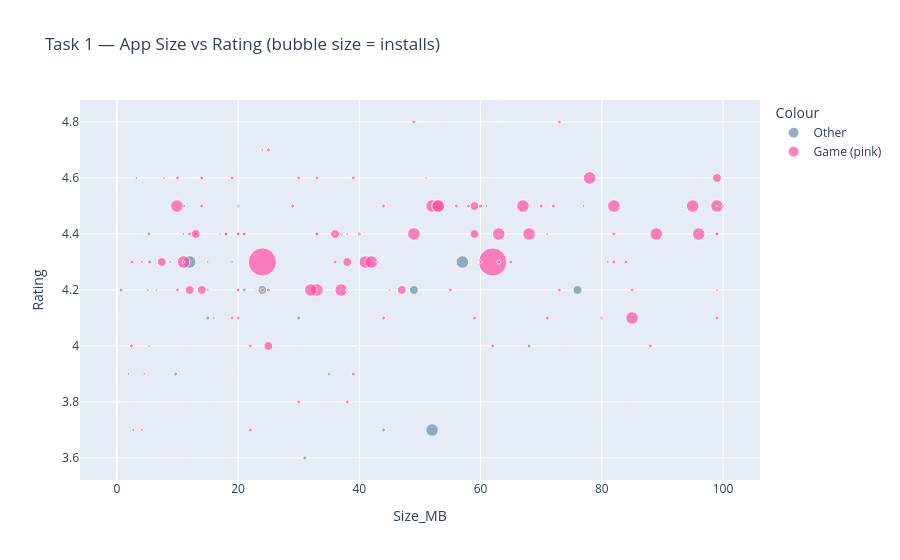
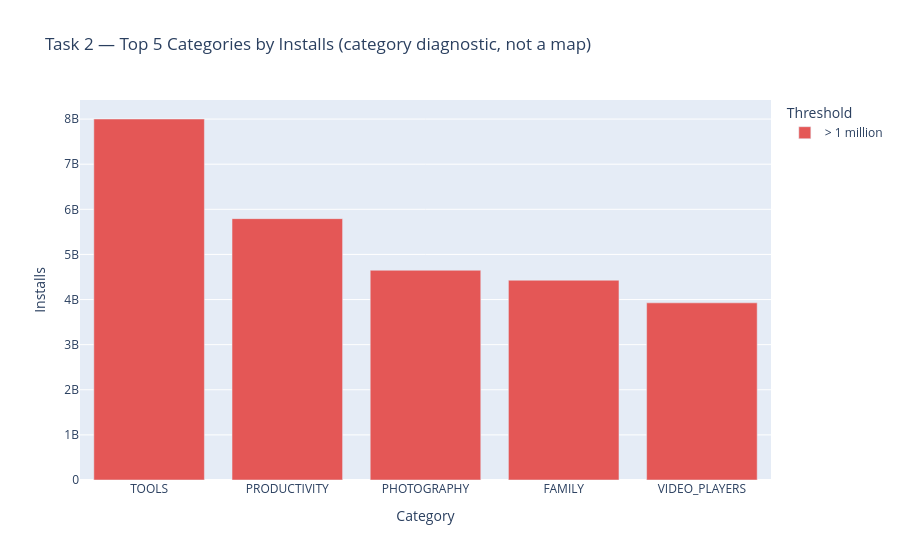
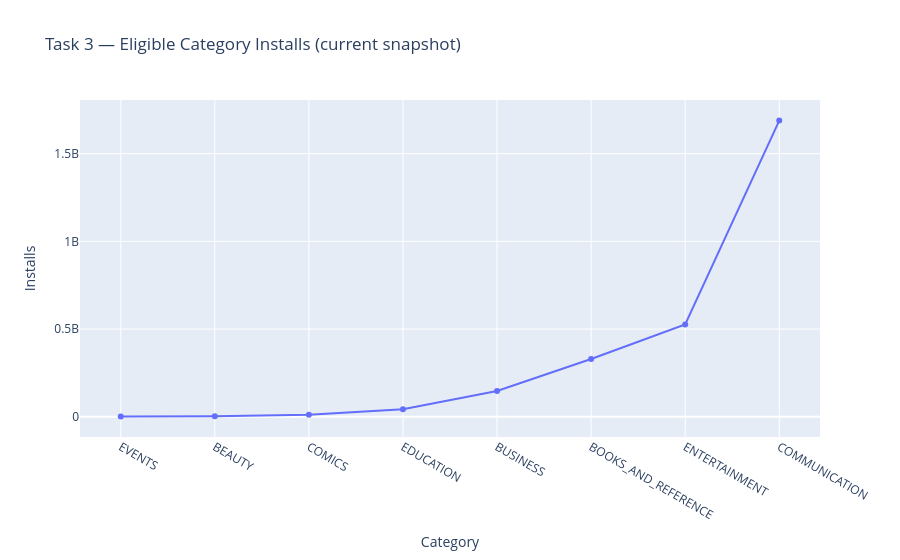
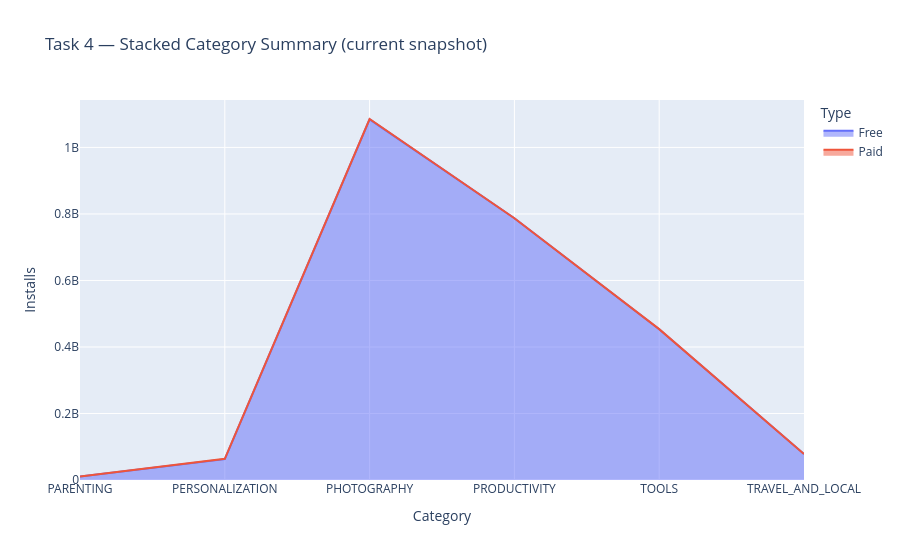

The code cell stored with these charts, in order, in its notebook:
### Markdown cell above
## Individual charts (detailed interactive versions)

The combined dashboard above gives an overview. Run the following cell to render each task as its own larger Plotly chart for easier inspection and screenshots.

### Code cell
# Detailed individual Plotly charts
if not t1.empty:
    fig1 = px.scatter(
        t1, x="Size_MB", y="Rating", size="Installs", color="Colour", hover_name="App",
        hover_data=["Category_Display", "Reviews", "Installs"],
        color_discrete_map={"Game (pink)": "#ff4fa3", "Other": "#6b8eaa"},
        title="Task 1 — App Size vs Rating (bubble size = installs)"
    )
    fig1.show()
else:
    print("Task 1: no rows match the available filters.")

if not t2.empty:
    fig2 = px.bar(t2, x="Category", y="Installs", color="Threshold",
                  color_discrete_map={"> 1 million": "#e45756", "≤ 1 million": "#4c78a8"},
                  title="Task 2 — Top 5 Categories by Installs (category diagnostic, not a map)")
    fig2.show()

if not t3.empty:
    fig3 = px.line(t3.sort_values("Installs"), x="Category", y="Installs", markers=True,
                   title="Task 3 — Eligible Category Installs (current snapshot)")
    fig3.show()

if not t4.empty:
    fig4 = px.area(t4.sort_values("Category"), x="Category", y="Installs", color="Type",
                   title="Task 4 — Stacked Category Summary (current snapshot)")
    fig4.show()

if not t5.empty:
    fig5 = go.Figure()
    fig5.add_bar(x=t5["Category"], y=t5["Avg_Rating"], name="Average rating", yaxis="y")
    fig5.add_bar(x=t5["Category"], y=t5["Total_Reviews"], name="Total reviews", yaxis="y2")
    fig5.update_layout(
        title="Task 5 — Average Rating vs Total Reviews",
        barmode="group",
        yaxis=dict(title="Average rating", range=[0, 5]),
        yaxis2=dict(title="Total reviews", overlaying="y", side="right")
    )
    fig5.show()

if not t6_summary.empty:
    fig6 = go.Figure()
    fig6.add_bar(x=t6_summary["Label"], y=t6_summary["Average_Installs"], name="Average installs")
    fig6.add_scatter(x=t6_summary["Label"], y=t6_summary["Estimated_Revenue"], name="Estimated revenue ($)",
                     yaxis="y2", mode="lines+markers")
    fig6.update_layout(
        title="Task 6 — Average Installs vs Estimated Paid-App Revenue",
        yaxis=dict(title="Average installs"),
        yaxis2=dict(title="Estimated revenue ($)", overlaying="y", side="right")
    )
    fig6.show()

### Figure 1 — Plotly figure (JSON) as saved in the notebook; plotly's stock layout.template omitted (floating-point values rounded to 4 significant figures; data arrays with more than 128 entries replaced by an {"elided": "..."} marker saying what was removed)
{"data": [{"customdata": {"elided": "126x3 mixed values"}, "hovertemplate": "<b>%{hovertext}</b><br><br>Colour=Other<br>Size_MB=%{x}<br>Rating=%{y}<br>Installs=%{customdata[2]}<br>Category_Display=%{customdata[0]}<br>Reviews=%{customdata[1]}<extra></extra>", "hovertext": ["Rainbow Camera", "Google Primer", "Call Blocker", "Kariyer.net", "Myanmar 2D/3D", "MailChimp - Email, Marketing Automation", "Invoice & Time Tracking - Zoho", "Marvel Unlimited", "My Tele2", "Call Free – Free Call", "TracFone My Account", "TouchPal Keyboard - Fun Emoji & Android Keyboard", "My magenta", "Omlet Chat", "PHONE for Google Voice & GTalk", "Hiya - Caller ID & Block", "CallApp: Caller ID, Blocker & Phone Call Recorder", "Call Control - Call Blocker", "Video Caller Id", "Caller ID +", "K-9 Mail", "Email TypeApp - Mail App", "Newton Mail - Email App for Gmail, Outlook, IMAP", "GO Notifier", "Daum Mail - Next Mail", "Vonage Mobile® Call Video Text", "OkCupid Dating", "Hily: Dating, Chat, Match, Meet & Hook up", "CMB Free Dating App", "Clover Dating App", "Find Real Love — YouLove Premium Dating", "RandoChat - Chat roulette", "Free Dating App - YoCutie - Flirt, Chat & Meet", "ChatVideo Meet new people", "Black White Interracial Dating - Interracial Match", "FlirtChat - ♥Free Dating/Flirting App♥", "Glam - Premium Dating App", "Mingle - Online Dating App to Chat & Meet People", "Hitwe - meet people and chat", "WannaMeet – Dating & Chat App", "Chatting - Free chat, random chat, boyfriend, girlfriend", "iPair-Meet, Chat, Dating", "Meet, chat & date. Free dating app - Chocolate app", "2Date Dating App, Love and matching", "Vigo Lite", "The green alien dance", "H TV", "Cinematic Cinematic", "Talking Angela", "Radio Javan", "Talking Ginger 2", "Low Poly – Puzzle art game", "Amazon Prime Video", "Ziggo GO", "Talking Ben the Dog", "Cooking Channel", "Animal Planet GO", "Nick", "VH1", "The CW", "Comedy Central", "WWE", "MTV", "LEGO® TV", "FOX", "Telemundo Now", "Redbox", "Laugh Out Loud by Kevin Hart", "ColorFul - Adult Coloring Book", "Hamilton — The Official App", "Meme Creator", "Meme Generator", "Reminder", "Fever", "my4D", "Jodel - The Hyperlocal App", "Phone Tracker : Family Locator", "Kate Mobile for VK", "Moment", "Meetup", "MeetMe: Chat & Meet New People", "Blogger", "Blogaway for Android (Blogger)", "Banjo", "Timehop", "LOVOO", "Jaumo Dating, Flirt & Live Video", "AntennaPict β", "KPOP Amino for K-Pop Entertainment", "Free WiFi Connect", "Verdad o Reto", "pixiv", "Q Avatar (Avatar Maker)", "AT&T Call Protect", "PlacarTv Futebol Ao Vivo", "Augment - 3D Augmented Reality", "BD Data Plan (3G & 4G)", "YAY - TBH", "Grindr - Gay chat", "Dr B R Ambedkar (Jai Bhim)", "Dr. B.R.Ambedkar", "Bluetooth Auto Connect", "Tiny Call Confirm", "BZ Reminder", "CB On Mobile", "Virtual Walkie Talkie", "Channel 19", "My Vodafone (GR)", "Curriculum Vitae", "Your Freedom VPN Client", "Daddyhunt: Gay Dating", "Dating.dk", "Caller ID & Call Block - DU Caller", "TNEB", "eHub", "WiFi Tether Router", "ExDialer PRO Key", "EZ Video Download for Facebook", "Friendly for Facebook", "Profile Tracker - Who Viewed My Facebook Profile", "Pink Color for Facebook", "File Commander - File Manager/Explorer", "Female Daily", "Wi-Fi Auto-connect", "TownWiFi | Wi-Fi Everywhere", "Fr Daoud Lamei"], "legendgroup": "Other", "marker": {"color": "#6b8eaa", "size": [1000000.0, 10000000.0, 5000000.0, 1000000.0, 100000.0, 500000.0, 100000.0, 1000000.0, 5000000.0, 5000000.0, 1000000.0, 10000000.0, 1000000.0, 10000000.0, 1000000.0, 10000000.0, 10000000.0, 5000000.0, 1000000.0, 1000000.0, 5000000.0, 1000000.0, 1000000.0, 10000000.0, 5000000.0, 1000000.0, 10000000.0, 100000.0, 1000000.0, 500000.0, 10000000.0, 1000000.0, 1000000.0, 5000000.0, 100000.0, 500000.0, 500000.0, 1000000.0, 10000000.0, 1000000.0, 500000.0, 5000000.0, 1000000.0, 500000.0, 5000000.0, 1000000.0, 5000000.0, 1000000.0, 100000000.0, 1000000.0, 50000000.0, 1000000.0, 50000000.0, 1000000.0, 100000000.0, 100000.0, 100000.0, 10000000.0, 1000000.0, 5000000.0, 1000000.0, 10000000.0, 1000000.0, 1000000.0, 10000000.0, 1000000.0, 10000000.0, 100000.0, 5000000.0, 100000.0, 1000000.0, 100000.0, 500000.0, 1000000.0, 100000.0, 1000000.0, 10000000.0, 10000000.0, 1000000.0, 5000000.0, 50000000.0, 5000000.0, 100000.0, 1000000.0, 5000000.0, 10000000.0, 10000000.0, 1000000.0, 100000.0, 10000000.0, 500000.0, 1000000.0, 100000.0, 5000000.0, 100000.0, 1000000.0, 500000.0, 100000.0, 10000000.0, 100000.0, 100000.0, 5000000.0, 1000000.0, 1000000.0, 100000.0, 1000000.0, 100000.0, 1000000.0, 1000000.0, 5000000.0, 500000.0, 100000.0, 5000000.0, 100000.0, 100000.0, 100000.0, 100000.0, 1000000.0, 1000000.0, 500000.0, 500000.0, 100000000.0, 100000.0, 1000000.0, 500000.0, 100000.0], "sizemode": "area", "sizeref": 1250000.0, "symbol": "circle"}, "mode": "markers", "name": "Other", "orientation": "v", "showlegend": true, "type": "scatter", "x": [23.0, 18.0, 3.2, 16.0, 3.1, 12.0, 8.6, 11.0, 8.8, 15.0, 18.0, 37.0, 37.0, 35.0, 13.0, 13.0, 20.0, 11.0, 17.0, 0.1152, 5.1, 44.0, 30.0, 0.6787, 19.0, 23.0, 15.0, 56.0, 40.0, 23.0, 11.0, 12.0, 7.9, 20.0, 28.0, 13.0, 9.0, 38.0, 21.0, 11.0, 6.1, 77.0, 9.5, 8.1, 6.5, 12.0, 5.6, 15.0, 52.0, 4.5, 49.0, 17.0, 24.0, 78.0, 57.0, 16.0, 9.6, 25.0, 17.0, 21.0, 19.0, 20.0, 15.0, 7.2, 44.0, 19.0, 30.0, 20.0, 19.0, 43.0, 44.0, 53.0, 6.3, 12.0, 8.7, 20.0, 5.4, 5.3, 37.0, 23.0, 76.0, 2.7, 4.1, 9.3, 16.0, 68.0, 13.0, 2.2, 63.0, 9.7, 5.1, 24.0, 3.6, 15.0, 4.5, 21.0, 6.9, 12.0, 31.0, 7.5, 5.2, 1.9, 0.3428, 5.4, 0.3154, 2.5, 12.0, 34.0, 5.0, 5.3, 14.0, 11.0, 14.0, 0.9258, 4.8, 1.3, 0.0166, 1.3, 23.0, 4.8, 4.0, 12.0, 42.0, 0.2471, 58.0, 6.8], "xaxis": "x", "y": [3.7, 4.4, 4.6, 3.9, 4.6, 4.1, 4.6, 3.7, 4.3, 4.3, 3.6, 4.4, 3.9, 3.9, 4.3, 4.4, 4.4, 4.4, 4.2, 4.0, 4.2, 4.6, 4.0, 4.2, 4.3, 4.1, 4.1, 4.1, 4.0, 4.1, 4.5, 3.6, 4.1, 4.2, 4.1, 4.3, 4.3, 4.1, 4.2, 4.1, 4.2, 4.5, 3.9, 4.4, 4.2, 3.8, 4.3, 4.4, 3.7, 4.4, 4.2, 4.5, 4.2, 4.1, 4.3, 4.1, 4.2, 4.2, 4.1, 4.4, 3.9, 4.5, 3.8, 3.7, 3.7, 3.9, 4.1, 4.3, 4.6, 4.5, 4.2, 4.6, 4.5, 4.0, 4.6, 4.5, 4.3, 4.4, 4.5, 4.2, 4.2, 3.7, 3.7, 4.2, 4.1, 4.0, 4.4, 4.3, 4.8, 3.9, 3.8, 4.2, 4.4, 4.2, 4.1, 4.1, 4.4, 4.1, 3.6, 4.7, 4.8, 3.9, 4.1, 4.7, 4.1, 3.8, 3.7, 3.8, 3.7, 4.0, 3.9, 3.7, 4.6, 3.8, 4.2, 4.2, 4.5, 4.1, 4.5, 4.7, 4.1, 4.3, 3.9, 3.8, 3.9, 4.7], "yaxis": "y"}, {"customdata": {"elided": "185x3 mixed values"}, "hovertemplate": "<b>%{hovertext}</b><br><br>Colour=Game (pink)<br>Size_MB=%{x}<br>Rating=%{y}<br>Installs=%{customdata[2]}<br>Category_Display=%{customdata[0]}<br>Reviews=%{customdata[1]}<extra></extra>", "hovertext": {"elided": "185 str values"}, "legendgroup": "Game (pink)", "marker": {"color": "#ff4fa3", "size": {"elided": "185 float values"}, "sizemode": "area", "sizeref": 1250000.0, "symbol": "circle"}, "mode": "markers", "name": "Game (pink)", "orientation": "v", "showlegend": true, "type": "scatter", "x": {"elided": "185 float values"}, "xaxis": "x", "y": {"elided": "185 float values"}, "yaxis": "y"}], "layout": {"legend": {"itemsizing": "constant", "title": {"text": "Colour"}, "tracegroupgap": 0}, "title": {"text": "Task 1 — App Size vs Rating (bubble size = installs)"}, "xaxis": {"anchor": "y", "domain": [0.0, 1.0], "title": {"text": "Size_MB"}}, "yaxis": {"anchor": "x", "domain": [0.0, 1.0], "title": {"text": "Rating"}}}}

### Figure 2 — Plotly figure (JSON) as saved in the notebook; plotly's stock layout.template omitted (floating-point values rounded to 4 significant figures)
{"data": [{"hovertemplate": "Threshold=> 1 million<br>Category=%{x}<br>Installs=%{y}<extra></extra>", "legendgroup": "> 1 million", "marker": {"color": "#e45756", "pattern": {"shape": ""}}, "name": "> 1 million", "orientation": "v", "showlegend": true, "textposition": "auto", "type": "bar", "x": ["TOOLS", "PRODUCTIVITY", "PHOTOGRAPHY", "FAMILY", "VIDEO_PLAYERS"], "xaxis": "x", "y": [8002000000.0, 5793000000.0, 4649000000.0, 4428000000.0, 3927000000.0], "yaxis": "y"}], "layout": {"barmode": "relative", "legend": {"title": {"text": "Threshold"}, "tracegroupgap": 0}, "title": {"text": "Task 2 — Top 5 Categories by Installs (category diagnostic, not a map)"}, "xaxis": {"anchor": "y", "domain": [0.0, 1.0], "title": {"text": "Category"}}, "yaxis": {"anchor": "x", "domain": [0.0, 1.0], "title": {"text": "Installs"}}}}

### Figure 3 — Plotly figure (JSON) as saved in the notebook; plotly's stock layout.template omitted (floating-point values rounded to 4 significant figures)
{"data": [{"hovertemplate": "Category=%{x}<br>Installs=%{y}<extra></extra>", "legendgroup": "", "line": {"color": "#636efa", "dash": "solid"}, "marker": {"symbol": "circle"}, "mode": "lines+markers", "name": "", "orientation": "v", "showlegend": false, "type": "scatter", "x": ["EVENTS", "BEAUTY", "COMICS", "EDUCATION", "BUSINESS", "BOOKS_AND_REFERENCE", "ENTERTAINMENT", "COMMUNICATION"], "xaxis": "x", "y": [1610000.0, 2105000.0, 11250000.0, 41910000.0, 146700000.0, 329400000.0, 526100000.0, 1689000000.0], "yaxis": "y"}], "layout": {"legend": {"tracegroupgap": 0}, "title": {"text": "Task 3 — Eligible Category Installs (current snapshot)"}, "xaxis": {"anchor": "y", "domain": [0.0, 1.0], "title": {"text": "Category"}}, "yaxis": {"anchor": "x", "domain": [0.0, 1.0], "title": {"text": "Installs"}}}}

### Figure 4 — Plotly figure (JSON) as saved in the notebook; plotly's stock layout.template omitted (floating-point values rounded to 4 significant figures)
{"data": [{"fillpattern": {"shape": ""}, "hovertemplate": "Type=Free<br>Category=%{x}<br>Installs=%{y}<extra></extra>", "legendgroup": "Free", "line": {"color": "#636efa"}, "marker": {"symbol": "circle"}, "mode": "lines", "name": "Free", "orientation": "v", "showlegend": true, "stackgroup": "1", "type": "scatter", "x": ["PARENTING", "PERSONALIZATION", "PHOTOGRAPHY", "PRODUCTIVITY", "TOOLS", "TRAVEL_AND_LOCAL"], "xaxis": "x", "y": [10700000.0, 62700000.0, 1084000000.0, 787200000.0, 453600000.0, 78250000.0], "yaxis": "y"}, {"fillpattern": {"shape": ""}, "hovertemplate": "Type=Paid<br>Category=%{x}<br>Installs=%{y}<extra></extra>", "legendgroup": "Paid", "line": {"color": "#EF553B"}, "marker": {"symbol": "circle"}, "mode": "lines", "name": "Paid", "orientation": "v", "showlegend": true, "stackgroup": "1", "type": "scatter", "x": ["PERSONALIZATION", "PHOTOGRAPHY", "TOOLS"], "xaxis": "x", "y": [1010000.0, 1000000.0, 100000.0], "yaxis": "y"}], "layout": {"legend": {"title": {"text": "Type"}, "tracegroupgap": 0}, "title": {"text": "Task 4 — Stacked Category Summary (current snapshot)"}, "xaxis": {"anchor": "y", "domain": [0.0, 1.0], "title": {"text": "Category"}}, "yaxis": {"anchor": "x", "domain": [0.0, 1.0], "title": {"text": "Installs"}}}}
